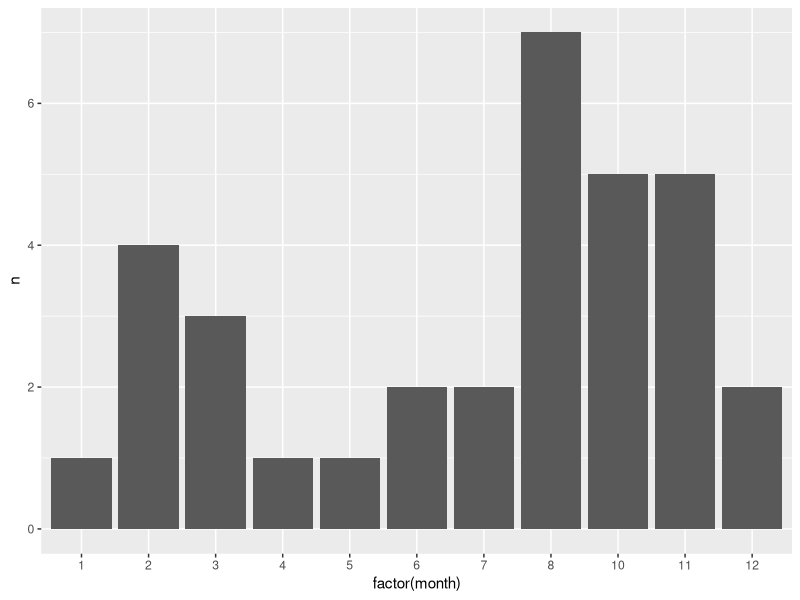
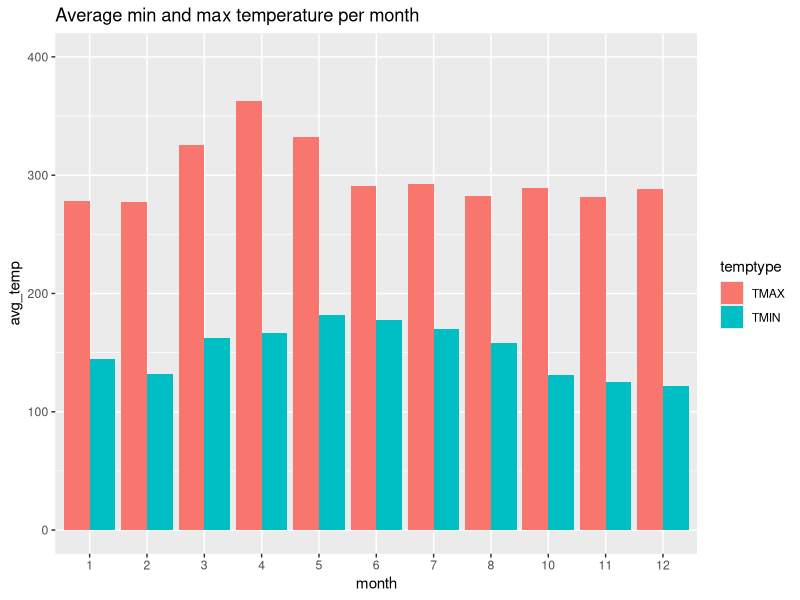

Reproduce these figures in R, in order. (Note: this script raises an error after producing the figures.)
## ---- chunk 1
library(tidyverse)
## ---- chunk 2
weather <- read_csv(
  "../../datasets/weather.csv",
  col_types = list(
    .default = col_integer(),
    id = col_character(),
    element = col_character()
  )
)
pew <- read_csv(
  "../../datasets/pew.csv",
  col_types = list(
    .default = col_double(),
    religion = col_character()
  )
)
## ---- chunk 3
weather_tidy <- weather %>%
  pivot_longer(
    d1:d31, names_to = "day", values_to = "temperature", 
    values_drop_na = TRUE
  ) %>%
  pivot_wider(names_from = "element", values_from = "temperature") %>%
  separate(day, c("d", "day"), sep = 1) %>%
  select(-d, -id) %>%
  mutate(day = as.numeric(day))
## ---- chunk 4
pew_tidy <- pew %>%
  pivot_longer(2:11, names_to = "income", values_to = "count")
## ---- chunk 5
weather_tidy %>%
  count(month) %>%
  ggplot() +
  geom_bar(aes(factor(month), n), stat = "identity")
## ---- chunk 6
weather_tidy %>%
  pivot_longer(TMAX:TMIN, names_to = "temptype", values_to = "temp") %>%
  group_by(month, temptype) %>%
  summarise(avg_temp = mean(temp)) %>%
  ggplot() +
  geom_bar(
    aes(x=factor(month), y=avg_temp, fill=temptype), 
    position="dodge", stat="identity"
  ) +
  ylim(0, 400) +
  labs(title = "Average min and max temperature per month", x = "month")


weather_tidy %>%
  group_by(month) %>%
  summarise(avg_min = mean(TMIN),
            avg_max = mean(TMAX)) %>%
  ggplot() +
  geom_point(aes(date_time, TMAX), stat = "identity", color = "blue") +
  geom_point(aes(date_time, TMIN), stat = "identity", color = "red") +
  ylim(0, 400) 
## ---- chunk 7
pew_tidy %>%
  group_by(religion) %>%
  mutate(
    total = sum(count),
    perc = count / total * 100
  ) %>%
  filter(income == "Don't,know/refused") %>%
  ggplot() +
  geom_bar(aes(reorder(religion, perc), perc), stat = "identity") +
  coord_flip()
## ---- chunk 8
largest_religions <- pew_tidy %>%
  group_by(religion) %>%
  summarise(total = sum(count)) %>%
  arrange(desc(total)) %>%
  slice(1:3) %>%
  pull("religion")

levels <- unique(pew_tidy$income)

pew_tidy %>%
  filter(religion %in% largest_religions) %>%
  mutate(income = factor(income, levels = levels)) %>%
  ggplot() +
  geom_bar(aes(income, count, fill = religion),
           stat = "identity", position = "fill") +
  coord_flip()
